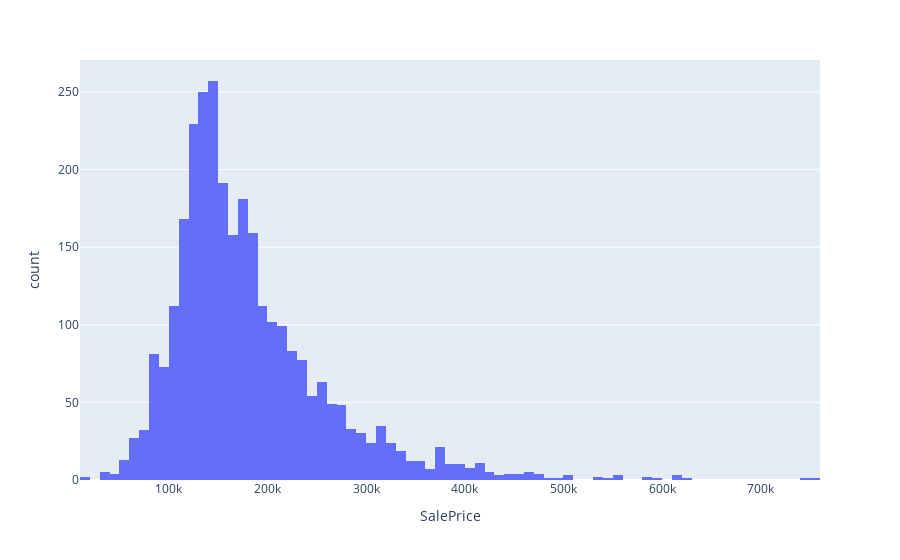

Notebook code for this chart:
### Code cell
#import plotly.express as px
#df = px.data.tips()
fig = px.histogram(df_train, x="SalePrice")
fig.show()

### Figure 1 — Plotly figure (JSON) as saved in the notebook; plotly's stock layout.template omitted (floating-point values rounded to 4 significant figures; data arrays with more than 128 entries replaced by an {"elided": "..."} marker saying what was removed)
{"data": [{"alignmentgroup": "True", "bingroup": "x", "hovertemplate": "SalePrice=%{x}<br>count=%{y}<extra></extra>", "legendgroup": "", "marker": {"color": "#636efa"}, "name": "", "offsetgroup": "", "orientation": "v", "showlegend": false, "type": "histogram", "x": {"elided": "2930 int values"}, "xaxis": "x", "yaxis": "y"}], "layout": {"autosize": true, "barmode": "relative", "legend": {"tracegroupgap": 0}, "margin": {"t": 60}, "xaxis": {"anchor": "y", "autorange": true, "domain": [0, 1], "range": [10000.0, 760000.0], "title": {"text": "SalePrice"}, "type": "linear"}, "yaxis": {"anchor": "x", "autorange": true, "domain": [0, 1], "range": [0, 270.5], "title": {"text": "count"}}}}
